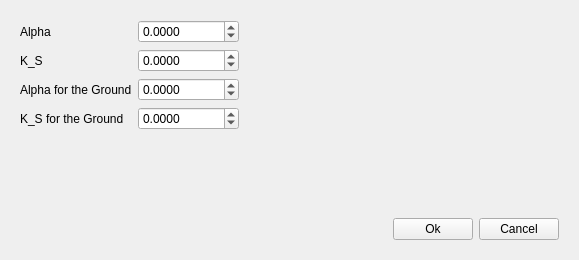
<?xml version="1.0" encoding="UTF-8"?>
<ui version="4.0">
 <class>centralwidget</class>
 <widget class="QWidget" name="centralwidget">
  <property name="geometry">
   <rect>
    <x>0</x>
    <y>0</y>
    <width>579</width>
    <height>260</height>
   </rect>
  </property>
  <property name="sizePolicy">
   <sizepolicy hsizetype="Minimum" vsizetype="Maximum">
    <horstretch>0</horstretch>
    <verstretch>0</verstretch>
   </sizepolicy>
  </property>
  <property name="maximumSize">
   <size>
    <width>579</width>
    <height>260</height>
   </size>
  </property>
  <property name="windowTitle">
   <string>CPE Active</string>
  </property>
  <property name="styleSheet">
   <string notr="true"/>
  </property>
  <layout class="QGridLayout" name="gridLayout">
   <item row="2" column="1">
    <widget class="QWidget" name="widget_Run_Close" native="true">
     <property name="font">
      <font/>
     </property>
     <layout class="QHBoxLayout" name="horizontalLayout_57">
      <item>
       <spacer name="horizontalSpacer_63">
        <property name="orientation">
         <enum>Qt::Horizontal</enum>
        </property>
        <property name="sizeHint" stdset="0">
         <size>
          <width>40</width>
          <height>20</height>
         </size>
        </property>
       </spacer>
      </item>
      <item>
       <widget class="QPushButton" name="pushButton_Save">
        <property name="font">
         <font/>
        </property>
        <property name="styleSheet">
         <string notr="true"/>
        </property>
        <property name="text">
         <string>Ok</string>
        </property>
        <property name="iconSize">
         <size>
          <width>24</width>
          <height>24</height>
         </size>
        </property>
       </widget>
      </item>
      <item>
       <widget class="QPushButton" name="pushButton_Cancel">
        <property name="font">
         <font/>
        </property>
        <property name="layoutDirection">
         <enum>Qt::LeftToRight</enum>
        </property>
        <property name="styleSheet">
         <string notr="true"/>
        </property>
        <property name="text">
         <string>Cancel</string>
        </property>
        <property name="iconSize">
         <size>
          <width>24</width>
          <height>24</height>
         </size>
        </property>
       </widget>
      </item>
     </layout>
    </widget>
   </item>
   <item row="0" column="0" colspan="2">
    <widget class="QWidget" name="widget" native="true">
     <property name="sizePolicy">
      <sizepolicy hsizetype="Maximum" vsizetype="Preferred">
       <horstretch>0</horstretch>
       <verstretch>0</verstretch>
      </sizepolicy>
     </property>
     <layout class="QGridLayout" name="gridLayout_2">
      <item row="2" column="1">
       <widget class="QDoubleSpinBox" name="doubleSpinBox_Alpha_Ground">
        <property name="font">
         <font/>
        </property>
        <property name="locale">
         <locale language="English" country="UnitedKingdom"/>
        </property>
        <property name="decimals">
         <number>4</number>
        </property>
        <property name="minimum">
         <double>-100000000000000008821361405306422640701865984.000000000000000</double>
        </property>
        <property name="maximum">
         <double>99999999999999996863366107917975552.000000000000000</double>
        </property>
       </widget>
      </item>
      <item row="0" column="2">
       <widget class="QPushButton" name="pushButton_Beta">
        <property name="maximumSize">
         <size>
          <width>24</width>
          <height>24</height>
         </size>
        </property>
        <property name="toolTip">
         <string>&lt;html&gt;&lt;head/&gt;&lt;body&gt;&lt;p&gt;&lt;span style=&quot; font-size:14pt;&quot;&gt;Describes the relation between resistance and reactance. More in the publication.&lt;/span&gt;&lt;/p&gt;&lt;/body&gt;&lt;/html&gt;</string>
        </property>
        <property name="text">
         <string/>
        </property>
        <property name="icon">
         <iconset resource="../icons.qrc">
          <normaloff>:/icons/icons/info.png</normaloff>:/icons/icons/info.png</iconset>
        </property>
        <property name="iconSize">
         <size>
          <width>24</width>
          <height>24</height>
         </size>
        </property>
        <property name="flat">
         <bool>true</bool>
        </property>
       </widget>
      </item>
      <item row="0" column="0">
       <widget class="QLabel" name="label_Alpha">
        <property name="font">
         <font/>
        </property>
        <property name="text">
         <string>Alpha</string>
        </property>
       </widget>
      </item>
      <item row="1" column="2">
       <widget class="QPushButton" name="pushButton_KA">
        <property name="maximumSize">
         <size>
          <width>24</width>
          <height>24</height>
         </size>
        </property>
        <property name="toolTip">
         <string>&lt;html&gt;&lt;head/&gt;&lt;body&gt;&lt;p&gt;&lt;span style=&quot; font-size:14pt;&quot;&gt;Scaling factor of the CPE. More in the publication. More in the publication.&lt;/span&gt;&lt;/p&gt;&lt;/body&gt;&lt;/html&gt;</string>
        </property>
        <property name="text">
         <string/>
        </property>
        <property name="icon">
         <iconset resource="../icons.qrc">
          <normaloff>:/icons/icons/info.png</normaloff>:/icons/icons/info.png</iconset>
        </property>
        <property name="iconSize">
         <size>
          <width>24</width>
          <height>24</height>
         </size>
        </property>
        <property name="flat">
         <bool>true</bool>
        </property>
       </widget>
      </item>
      <item row="0" column="1">
       <widget class="QDoubleSpinBox" name="doubleSpinBox_Alpha">
        <property name="font">
         <font/>
        </property>
        <property name="locale">
         <locale language="English" country="UnitedKingdom"/>
        </property>
        <property name="decimals">
         <number>4</number>
        </property>
        <property name="minimum">
         <double>-99999999999999997748809823456034029568.000000000000000</double>
        </property>
        <property name="maximum">
         <double>100000000000000004384584304507619735463404765184.000000000000000</double>
        </property>
       </widget>
      </item>
      <item row="1" column="1">
       <widget class="QDoubleSpinBox" name="doubleSpinBox_K_S">
        <property name="font">
         <font/>
        </property>
        <property name="locale">
         <locale language="English" country="UnitedKingdom"/>
        </property>
        <property name="decimals">
         <number>4</number>
        </property>
        <property name="minimum">
         <double>-1000000000000000044885712678075916785549312.000000000000000</double>
        </property>
        <property name="maximum">
         <double>10000000000000000303786028427003666890752.000000000000000</double>
        </property>
       </widget>
      </item>
      <item row="2" column="0">
       <widget class="QLabel" name="label_Alpha_Ground">
        <property name="font">
         <font/>
        </property>
        <property name="text">
         <string>Alpha for the Ground</string>
        </property>
       </widget>
      </item>
      <item row="1" column="0">
       <widget class="QLabel" name="label_K_S">
        <property name="font">
         <font/>
        </property>
        <property name="text">
         <string>K_S</string>
        </property>
       </widget>
      </item>
      <item row="2" column="2">
       <widget class="QPushButton" name="pushButton_Beta_Ground">
        <property name="maximumSize">
         <size>
          <width>24</width>
          <height>24</height>
         </size>
        </property>
        <property name="toolTip">
         <string>&lt;html&gt;&lt;head/&gt;&lt;body&gt;&lt;p&gt;&lt;span style=&quot; font-size:14pt;&quot;&gt;Describes the relation between resistance and reactance. More in the publication.&lt;/span&gt;&lt;/p&gt;&lt;/body&gt;&lt;/html&gt;</string>
        </property>
        <property name="text">
         <string/>
        </property>
        <property name="icon">
         <iconset resource="../icons.qrc">
          <normaloff>:/icons/icons/info.png</normaloff>:/icons/icons/info.png</iconset>
        </property>
        <property name="iconSize">
         <size>
          <width>24</width>
          <height>24</height>
         </size>
        </property>
        <property name="flat">
         <bool>true</bool>
        </property>
       </widget>
      </item>
      <item row="3" column="0">
       <widget class="QLabel" name="label_K_S_Ground">
        <property name="font">
         <font/>
        </property>
        <property name="text">
         <string>K_S for the Ground</string>
        </property>
       </widget>
      </item>
      <item row="3" column="1">
       <widget class="QDoubleSpinBox" name="doubleSpinBox_K_S_Ground">
        <property name="font">
         <font/>
        </property>
        <property name="locale">
         <locale language="English" country="UnitedKingdom"/>
        </property>
        <property name="decimals">
         <number>4</number>
        </property>
        <property name="minimum">
         <double>-10000000000000000139372116959414099130712064.000000000000000</double>
        </property>
        <property name="maximum">
         <double>100000000000000004384584304507619735463404765184.000000000000000</double>
        </property>
       </widget>
      </item>
      <item row="3" column="2">
       <widget class="QPushButton" name="pushButton_KA_Ground">
        <property name="maximumSize">
         <size>
          <width>24</width>
          <height>24</height>
         </size>
        </property>
        <property name="toolTip">
         <string>&lt;html&gt;&lt;head/&gt;&lt;body&gt;&lt;p&gt;&lt;span style=&quot; font-size:14pt;&quot;&gt;Scaling factor of the CPE. More in the publication. More in the publication.&lt;/span&gt;&lt;/p&gt;&lt;/body&gt;&lt;/html&gt;</string>
        </property>
        <property name="text">
         <string/>
        </property>
        <property name="icon">
         <iconset resource="../icons.qrc">
          <normaloff>:/icons/icons/info.png</normaloff>:/icons/icons/info.png</iconset>
        </property>
        <property name="iconSize">
         <size>
          <width>24</width>
          <height>24</height>
         </size>
        </property>
        <property name="flat">
         <bool>true</bool>
        </property>
       </widget>
      </item>
     </layout>
    </widget>
   </item>
   <item row="1" column="1">
    <spacer name="verticalSpacer">
     <property name="orientation">
      <enum>Qt::Vertical</enum>
     </property>
     <property name="sizeHint" stdset="0">
      <size>
       <width>20</width>
       <height>40</height>
      </size>
     </property>
    </spacer>
   </item>
  </layout>
 </widget>
 <resources>
  <include location="../icons.qrc"/>
  <include location="../imgs.qrc"/>
 </resources>
 <connections/>
</ui>
